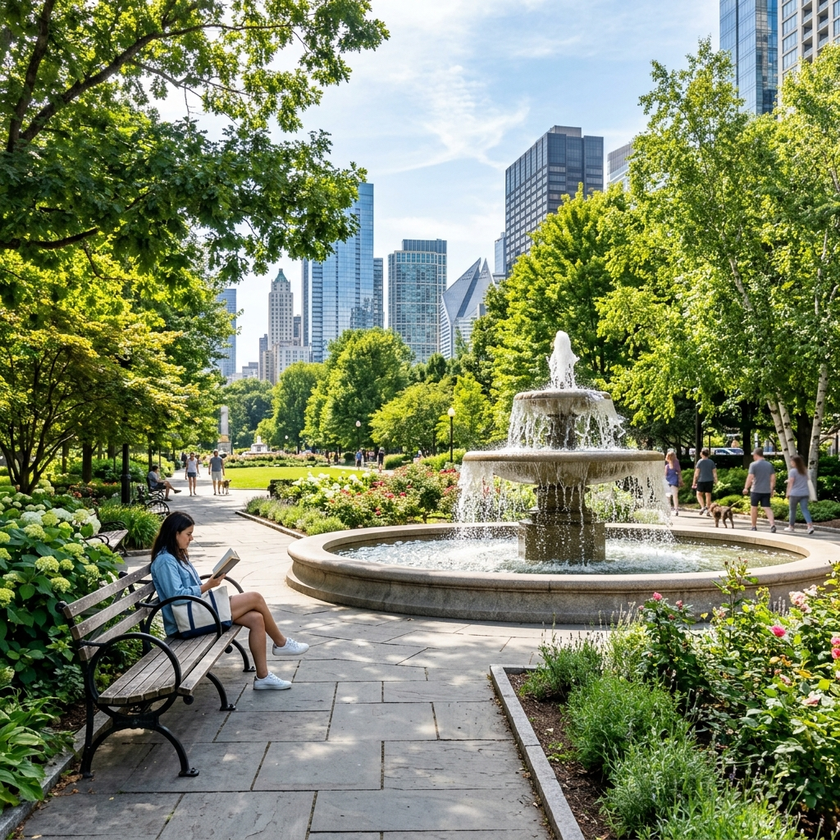
#> input picture clean_sample.png, 840 x 840 px, shrunk from 1024 x 1024 before the run
$ python -i fusion_engine.py   (imports and definitions only)   (older library calls are emulated)
#> lines starting #> are read from the running program, lines starting #| are printed output that depends on the picture
#> further down, picture is the input picture: PIL image 840x840 RGB; mean R, G, B 125, 134.9, 103.3
# import torch
# import torch.nn.functional as F
import numpy as np
import cv2
from PIL import Image
from typing import Any

class DynamicQualityEstimator:
    """Estimates modality reliability (SNR proxy) for noise-aware fusion."""

    # [7 lines left out: function estimate_text_reliability, not called in this run]

    def estimate_image_reliability(self, image: Image.Image) -> float:
        """Estimates image quality using Laplacian variance (blur) and entropy."""
        img_np = np.array(image.convert('L'))
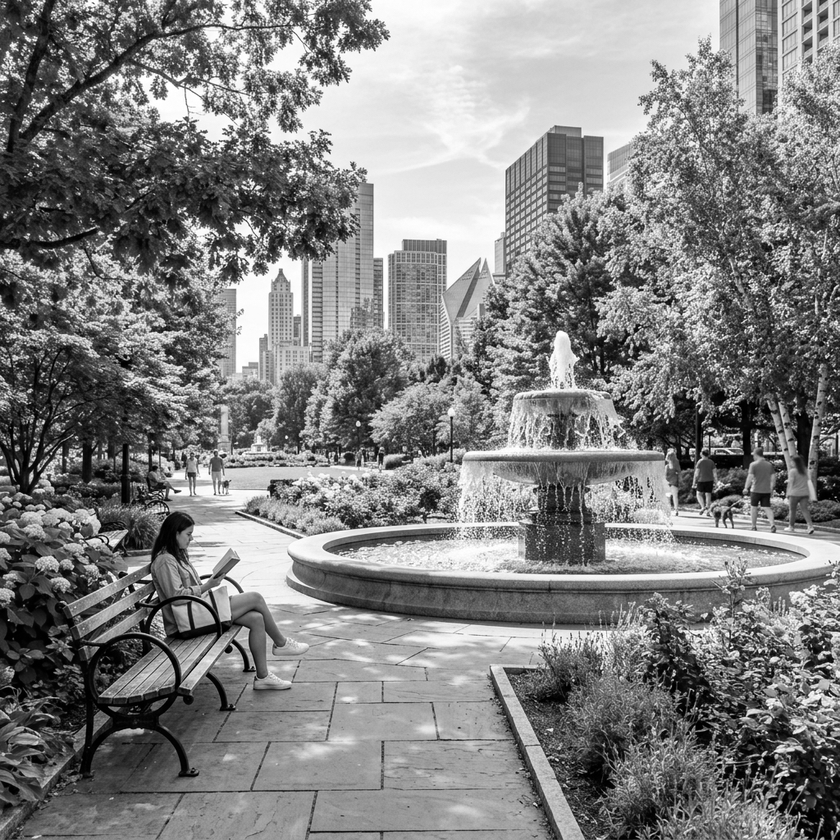
#> img_np: shape (840, 840); min 0, max 255, mean 128.3
        # Laplacian variance for focus/blur estimation
        laplacian_var = cv2.Laplacian(img_np, cv2.CV_64F).var()
#> laplacian_var = 4740.9
        # Scale to [0, 1] - heuristic normalization
        blur_score = np.tanh(laplacian_var / 500)
#> blur_score = 1

        # Pixel entropy for detail detection
        hist = cv2.calcHist([img_np], [0], None, [256], [0, 256])
#> hist = 256 values, max 3679 at index 234, min 849 at index 255, mean 2756.2
        hist /= hist.sum()
#> hist = 256 values, max 0.00521 at index 234, min 0.0012 at index 255, mean 0.00391
        entropy = -np.sum(hist * np.log2(hist + 1e-7))
#> entropy = 7.96
        entropy_score = entropy / 8.0 # Normalize 0-255 bits
#> entropy_score = 0.995

        return (blur_score + entropy_score) / 2.0

class AdaptiveMultimodalFusion:
    """Professional-grade fusion using Epistemic Gating and Reliability Scaling."""

    def __init__(self):
        self.dqe = DynamicQualityEstimator()
        self.tau = 0.5  # Softness of the gate

    # [39 lines left out: functions compute_epistemic_uncertainty, calculate_meta_tau, fuse_embeddings, not called in this run]

# Usage Example (Conceptual)
# fusion = AdaptiveMultimodalFusion()
# fused = fusion.fuse_embeddings(text_vector, image_vector, "raw text", image_pil)

>>> from PIL import Image
>>> picture = Image.open('../clean_sample.png')
>>> result = DynamicQualityEstimator().estimate_image_reliability(picture)
#> result = 0.997
